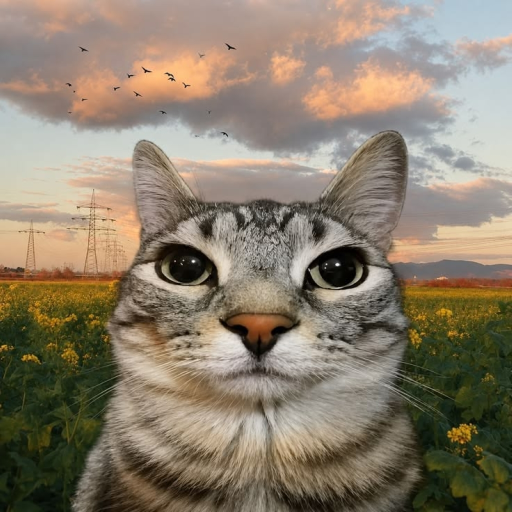
#> input picture imageprocessing/output/3_comparison/original.png, 1024 x 1024 px (shown at 1/2 size)
$ python main.py --input output/3_comparison/original.png
#> lines starting #> are read from the running program, lines starting #| are printed output that depends on the picture
### imageprocessing/ycbcr_processor.py
"""
YCbCr Image Processing Engine
=============================

Fixed 1024x1024 RGB -> YCbCr -> 4:2:0 pipeline.

Data format:
    Y  : 1024x1024, uint8, row-major
         split into four consecutive 25% streams.
         Each stream contains 262,144 samples, 8 bits/sample.

    Cb : 1024x1024 -> 512x512 using 2x2 averaging, uint8.
    Cr : 1024x1024 -> 512x512 using 2x2 averaging, uint8.

The JSON encoder stores bitstrings:
    Y_part1_bits
    Y_part2_bits
    Y_part3_bits
    Y_part4_bits
    Cb_bits
    Cr_bits

The decoder reconstructs Y by concatenating the four Y parts, reshapes
it to 1024x1024, upsamples Cb/Cr to 1024x1024, converts YCbCr -> RGB,
and calculates MSE and PSNR against the original image.
"""

from __future__ import annotations

import json
import math
import os
from typing import Any, Dict, Tuple

import numpy as np
from PIL import Image


class YCbCrProcessor:
    WIDTH = 1024
    HEIGHT = 1024
    Y_SAMPLES = WIDTH * HEIGHT
    Y_PART_SAMPLES = Y_SAMPLES // 4
    CHROMA_WIDTH = WIDTH // 2
    CHROMA_HEIGHT = HEIGHT // 2
    CHROMA_SAMPLES = CHROMA_WIDTH * CHROMA_HEIGHT

    @staticmethod
    def load_1024_image(image_path: str) -> Tuple[np.ndarray, Tuple[int, int]]:
        """Load an image and require exactly 1024x1024 pixels."""
        if not os.path.exists(image_path):
            raise FileNotFoundError(f"Image not found: {image_path}")

        img = Image.open(image_path).convert("RGB")

        if img.size != (YCbCrProcessor.WIDTH, YCbCrProcessor.HEIGHT):
            raise ValueError(
                f"Input image must be exactly 1024x1024. "
                f"Received {img.size[0]}x{img.size[1]}."
            )

        return np.array(img, dtype=np.uint8), img.size

    @staticmethod
    def rgb_to_ycbcr_full(
        rgb_array: np.ndarray,
    ) -> Tuple[np.ndarray, np.ndarray, np.ndarray]:
        """Convert RGB to full-resolution BT.601 Y, Cb, Cr."""
        if rgb_array.shape != (1024, 1024, 3):
            raise ValueError(
                f"RGB array must have shape (1024,1024,3), got {rgb_array.shape}"
            )

        r = rgb_array[:, :, 0].astype(np.float64)
        g = rgb_array[:, :, 1].astype(np.float64)
        b = rgb_array[:, :, 2].astype(np.float64)

        y_float = 0.299 * r + 0.587 * g + 0.114 * b
        cb_float = -0.168736 * r - 0.331264 * g + 0.5 * b + 128.0
        cr_float = 0.5 * r - 0.418688 * g - 0.081312 * b + 128.0

        y = np.clip(np.round(y_float), 0, 255).astype(np.uint8)
        cb = np.clip(np.round(cb_float), 0, 255).astype(np.uint8)
        cr = np.clip(np.round(cr_float), 0, 255).astype(np.uint8)

        return y, cb, cr

    @staticmethod
    def downsample_2x2_average(channel: np.ndarray) -> np.ndarray:
        """2x2 average downsampling, preserving uint8 values."""
        h, w = channel.shape

        if h % 2 != 0 or w % 2 != 0:
            raise ValueError("Channel dimensions must be even.")

        reshaped = channel.astype(np.float64).reshape(h // 2, 2, w // 2, 2)
        averaged = reshaped.mean(axis=(1, 3))

        return np.clip(np.round(averaged), 0, 255).astype(np.uint8)

    @staticmethod
    def upsample_2x2(
        channel_down: np.ndarray,
        target_shape: Tuple[int, int],
    ) -> np.ndarray:
        """Nearest-neighbor 2x2 replication."""
        target_h, target_w = target_shape

        upsampled = np.repeat(
            np.repeat(channel_down, 2, axis=0),
            2,
            axis=1,
        )

        return upsampled[:target_h, :target_w]

    @staticmethod
    def ycbcr_to_rgb(
        y_channel: np.ndarray,
        cb_channel: np.ndarray,
        cr_channel: np.ndarray,
    ) -> np.ndarray:
        """Inverse BT.601 conversion."""
        y = y_channel.astype(np.float64)
        cb = cb_channel.astype(np.float64)
        cr = cr_channel.astype(np.float64)

        cb_diff = cb - 128.0
        cr_diff = cr - 128.0

        r = y + 1.402 * cr_diff
        g = y - 0.344136 * cb_diff - 0.714136 * cr_diff
        b = y + 1.772 * cb_diff

        rgb = np.stack([r, g, b], axis=-1)

        return np.clip(np.round(rgb), 0, 255).astype(np.uint8)

    @staticmethod
    def calculate_metrics(
        original_rgb: np.ndarray,
        reconstructed_rgb: np.ndarray,
    ) -> Tuple[float, float]:
        """Calculate MSE and PSNR."""
        original = original_rgb.astype(np.float64)
        reconstructed = reconstructed_rgb.astype(np.float64)

        mse = float(np.mean((original - reconstructed) ** 2))

        if mse == 0:
            psnr = 99.99
        else:
            psnr = 10.0 * math.log10((255.0 ** 2) / mse)

        return mse, psnr

    @classmethod
    def process_image(cls, image_path: str) -> Dict[str, Any]:
        """Run RGB -> YCbCr -> 4:2:0 -> reconstruction quality pipeline."""
        rgb_original, original_size = cls.load_1024_image(image_path)

        y_full, cb_full, cr_full = cls.rgb_to_ycbcr_full(rgb_original)

        cb_downsampled = cls.downsample_2x2_average(cb_full)
        cr_downsampled = cls.downsample_2x2_average(cr_full)

        cb_reconstructed = cls.upsample_2x2(
            cb_downsampled,
            (cls.HEIGHT, cls.WIDTH),
        )
        cr_reconstructed = cls.upsample_2x2(
            cr_downsampled,
            (cls.HEIGHT, cls.WIDTH),
        )

        rgb_reconstructed = cls.ycbcr_to_rgb(
            y_full,
            cb_reconstructed,
            cr_reconstructed,
        )

        mse, psnr = cls.calculate_metrics(
            rgb_original,
            rgb_reconstructed,
        )

        return {
            "rgb_original": rgb_original,
            "original_size": original_size,
            "processed_shape": (cls.HEIGHT, cls.WIDTH),
            "y_full": y_full,
            "cb_full": cb_full,
            "cr_full": cr_full,
            "cb_downsampled": cb_downsampled,
            "cr_downsampled": cr_downsampled,
            "rgb_reconstructed": rgb_reconstructed,
            "mse": mse,
            "psnr_db": psnr,
        }

    # ------------------------------------------------------------------
    # Y ARRAY SPLITTING
    # ------------------------------------------------------------------

    @classmethod
    def split_y_into_four_parts(cls, y_full: np.ndarray):
        """
        Flatten Y row-major and split into four equal 25% sections.

        IMPORTANT:
            We do NOT split the 8 bits inside each Y value.
            Every sample remains an 8-bit value.
        """
        if y_full.shape != (cls.HEIGHT, cls.WIDTH):
            raise ValueError(f"Y must be 1024x1024, got {y_full.shape}")

        flat = y_full.flatten(order="C")

        return tuple(
            flat[i * cls.Y_PART_SAMPLES:(i + 1) * cls.Y_PART_SAMPLES].copy()
            for i in range(4)
        )

    @staticmethod
    def values_to_bitstream(values: np.ndarray) -> str:
        """Convert uint8 values to one continuous 8-bit binary stream."""
        return "".join(format(int(v), "08b") for v in values)

    # [21 lines left out: function bitstream_to_values, not called in this run]

    @classmethod
    def create_bitstream_data(cls, results: Dict[str, Any]) -> Dict[str, Any]:
        """
        Create the exact four-part Y + Cb + Cr bitstream representation.
        """
        y_parts = cls.split_y_into_four_parts(results["y_full"])

        cb_flat = results["cb_downsampled"].flatten(order="C")
        cr_flat = results["cr_downsampled"].flatten(order="C")

        data = {
            "Y_part1_bits": cls.values_to_bitstream(y_parts[0]),
            "Y_part2_bits": cls.values_to_bitstream(y_parts[1]),
            "Y_part3_bits": cls.values_to_bitstream(y_parts[2]),
            "Y_part4_bits": cls.values_to_bitstream(y_parts[3]),
            "Cb_bits": cls.values_to_bitstream(cb_flat),
            "Cr_bits": cls.values_to_bitstream(cr_flat),
        }

        return data

    @classmethod
    def export_json(
        cls,
        results: Dict[str, Any],
        output_path: str,
    ) -> str:
        """Write all encoded streams and metadata into one JSON file."""
        stream_data = cls.create_bitstream_data(results)

        metadata = {
            "format": "YCbCr_4:2:0_Y4x25percent_CbCr8bit",
            "input": {
                "width": cls.WIDTH,
                "height": cls.HEIGHT,
                "channels": "RGB",
            },
            "conversion": {
                "color_space": "YCbCr",
                "standard": "ITU-R BT.601",
            },
            "Y": {
                "width": cls.WIDTH,
                "height": cls.HEIGHT,
                "samples": cls.Y_SAMPLES,
                "bits_per_sample": 8,
                "total_bits": cls.Y_SAMPLES * 8,
                "split": "four consecutive 25% parts",
                "samples_per_part": cls.Y_PART_SAMPLES,
                "bits_per_part": cls.Y_PART_SAMPLES * 8,
            },
            "Cb": {
                "source_width": cls.WIDTH,
                "source_height": cls.HEIGHT,
                "downsample_method": "2x2 average",
                "width": cls.CHROMA_WIDTH,
                "height": cls.CHROMA_HEIGHT,
                "samples": cls.CHROMA_SAMPLES,
                "bits_per_sample": 8,
                "total_bits": cls.CHROMA_SAMPLES * 8,
            },
            "Cr": {
                "source_width": cls.WIDTH,
                "source_height": cls.HEIGHT,
                "downsample_method": "2x2 average",
                "width": cls.CHROMA_WIDTH,
                "height": cls.CHROMA_HEIGHT,
                "samples": cls.CHROMA_SAMPLES,
                "bits_per_sample": 8,
                "total_bits": cls.CHROMA_SAMPLES * 8,
            },
            "stream_lengths": {
                "Y_part1_bits": len(stream_data["Y_part1_bits"]),
                "Y_part2_bits": len(stream_data["Y_part2_bits"]),
                "Y_part3_bits": len(stream_data["Y_part3_bits"]),
                "Y_part4_bits": len(stream_data["Y_part4_bits"]),
                "Cb_bits": len(stream_data["Cb_bits"]),
                "Cr_bits": len(stream_data["Cr_bits"]),
            },
            "quality_of_4_2_0_reference": {
                "mse": round(results["mse"], 6),
                "psnr_db": round(results["psnr_db"], 4),
            },
            "streams": stream_data,
        }

        with open(output_path, "w", encoding="utf-8") as f:
            json.dump(metadata, f, indent=2)

        return output_path

    # ------------------------------------------------------------------
    # RECONSTRUCTION FROM JSON
    # ------------------------------------------------------------------

    # [89 lines left out: functions reconstruct_from_json, compare_images, not called in this run]

    # ------------------------------------------------------------------
    # ORGANIZED OUTPUTS / VISUALS
    # ------------------------------------------------------------------

    @staticmethod
    def export_visuals(
        results: Dict[str, Any],
        output_root: str,
    ) -> Dict[str, str]:
        """
        Export outputs into an organized folder structure:

            output_root/
                1_converted/
                    Cb_downsampled.png
                    Cr_downsampled.png
                    Y_part1.png ... Y_part4.png
                2_upscaled_put_together/
                    Y_full.png
                    reconstructed_rgb.png

        The bitstream JSON is intentionally kept directly under output_root
        by main.py, alongside these three folders.

        Y_part1..Y_part4 are shown as 256x1024 images. This preserves the
        row-major spatial meaning of the four consecutive Y sample chunks:
        part 1 = rows 0..255, part 2 = rows 256..511, etc.
        """
        converted_dir = os.path.join(output_root, "1_converted")
        upscaled_dir = os.path.join(output_root, "2_upscaled_put_together")
        os.makedirs(converted_dir, exist_ok=True)
        os.makedirs(upscaled_dir, exist_ok=True)

        paths: Dict[str, str] = {}

        # Converted/downsampled outputs.
        cb_path = os.path.join(converted_dir, "Cb_downsampled.png")
        cr_path = os.path.join(converted_dir, "Cr_downsampled.png")
        Image.fromarray(results["cb_downsampled"]).save(cb_path)
        Image.fromarray(results["cr_downsampled"]).save(cr_path)
        paths["Cb_downsampled"] = cb_path
        paths["Cr_downsampled"] = cr_path

        # Y is split into four consecutive sample chunks. Since the source
        # is 1024 pixels wide, each quarter contains 256 complete rows.
        y_parts = YCbCrProcessor.split_y_into_four_parts(results["y_full"])
        for i, part in enumerate(y_parts, start=1):
            image = part.reshape((256, 1024), order="C")
            path = os.path.join(converted_dir, f"Y_part{i}.png")
            Image.fromarray(image).save(path)
            paths[f"Y_part{i}"] = path

        # Full Y and reconstructed RGB.
        y_full_path = os.path.join(upscaled_dir, "Y_full.png")
        reconstructed_path = os.path.join(upscaled_dir, "reconstructed_rgb.png")
        Image.fromarray(results["y_full"]).save(y_full_path)
        Image.fromarray(results["rgb_reconstructed"]).save(reconstructed_path)
        paths["Y_full"] = y_full_path
        paths["reconstructed_rgb"] = reconstructed_path

        return paths

    @staticmethod
    def export_comparison(
        original_rgb: np.ndarray,
        reconstructed_rgb: np.ndarray,
        output_root: str,
    ) -> Dict[str, str]:
        """
        Create visual comparison files in output/3_comparison/.

        Files:
            original.png
            reconstructed.png
            absolute_difference.png
            comparison_side_by_side.png
            quality_metrics.txt
        """
        comparison_dir = os.path.join(output_root, "3_comparison")
        os.makedirs(comparison_dir, exist_ok=True)

        original = np.asarray(original_rgb, dtype=np.uint8)
        reconstructed = np.asarray(reconstructed_rgb, dtype=np.uint8)

        mse, psnr = YCbCrProcessor.calculate_metrics(original, reconstructed)

        original_path = os.path.join(comparison_dir, "original.png")
        reconstructed_path = os.path.join(comparison_dir, "reconstructed.png")
        difference_path = os.path.join(comparison_dir, "absolute_difference.png")
        side_by_side_path = os.path.join(comparison_dir, "comparison_side_by_side.png")
        metrics_path = os.path.join(comparison_dir, "quality_metrics.txt")

        Image.fromarray(original).save(original_path)
        Image.fromarray(reconstructed).save(reconstructed_path)

        # Absolute per-channel difference, scaled so small differences are visible.
        diff = np.abs(original.astype(np.int16) - reconstructed.astype(np.int16))
        diff_gray = np.max(diff, axis=2).astype(np.uint8)
        diff_max = int(diff_gray.max())
        if diff_max > 0:
            diff_display = np.clip(
                diff_gray.astype(np.float32) * (255.0 / diff_max), 0, 255
            ).astype(np.uint8)
        else:
            diff_display = diff_gray
        Image.fromarray(diff_display).save(difference_path)

        # Side-by-side comparison: original | reconstructed.
        h, w = original.shape[:2]
        canvas = Image.new("RGB", (w * 2, h), "white")
        canvas.paste(Image.fromarray(original), (0, 0))
        canvas.paste(Image.fromarray(reconstructed), (w, 0))
        canvas.save(side_by_side_path)

        metrics_text = (
            "YCbCr 4:2:0 Reconstruction Quality\n"
            "=================================\n\n"
            f"Original resolution      : {w} x {h}\n"
            f"Reconstructed resolution : {reconstructed.shape[1]} x {reconstructed.shape[0]}\n"
            f"MSE                     : {mse:.6f}\n"
            f"PSNR                    : {psnr:.4f} dB\n\n"
            "MSE: mean squared pixel error between original and reconstructed RGB.\n"
            "PSNR: peak signal-to-noise ratio calculated from MSE.\n"
        )
        with open(metrics_path, "w", encoding="utf-8") as f:
            f.write(metrics_text)

        return {
            "original": original_path,
            "reconstructed": reconstructed_path,
            "absolute_difference": difference_path,
            "comparison_side_by_side": side_by_side_path,
            "quality_metrics": metrics_path,
        }

### imageprocessing/main.py
"""
Main encoder.

Output structure:
    output/
        1_converted/
            Cb_downsampled.png
            Cr_downsampled.png
            Y_part1.png ... Y_part4.png
        2_upscaled_put_together/
            Y_full.png
            reconstructed_rgb.png
        3_comparison/
            original.png
            reconstructed.png
            absolute_difference.png
            comparison_side_by_side.png
            quality_metrics.txt
        ycbcr_bitstreams.json
"""

import argparse
import os
import time

from generate_sample_image import generate_test_image
from ycbcr_processor import YCbCrProcessor


def main():
    parser = argparse.ArgumentParser(
        description="1024x1024 RGB -> YCbCr -> 4-stream Y + Cb + Cr JSON encoder."
    )

    parser.add_argument(
        "-i",
        "--input",
        default=None,
        help="Input image. MUST be exactly 1024x1024.",
    )

    parser.add_argument(
        "-o",
        "--output_dir",
        default="output",
        help="Root output directory.",
    )

    parser.add_argument(
        "--generate_sample",
        action="store_true",
        help="Generate the sample image before processing.",
    )

    args = parser.parse_args()

    print("=" * 72)
    print("       1024x1024 RGB -> YCbCr STREAM ENCODER")
    print("=" * 72)

    os.makedirs(args.output_dir, exist_ok=True)

    if args.generate_sample or args.input is None:
        input_path = "sample_1024x1024.png"
        if args.generate_sample or not os.path.exists(input_path):
            print("[*] Generating 1024x1024 sample image...")
            generate_test_image(input_path)
    else:
        input_path = args.input

    print(f"[*] Input: {input_path}")
    t0 = time.time()

    print("[*] Converting RGB -> YCbCr...")
    print("[*] Downsampling Cb and Cr using 2x2 averaging...")
    results = YCbCrProcessor.process_image(input_path)
#> in load_1024_image, img is the input picture: PIL image 1024x1024 RGB; mean R, G, B 139, 126.5, 108.1
#> in process_image, `rgb_original, original_size = cls.load_1024_image(image_path)`: original_size = (1024, 1024)
#> in rgb_to_ycbcr_full, `b = rgb_array[:, :, 2].astype(np.float64)`:
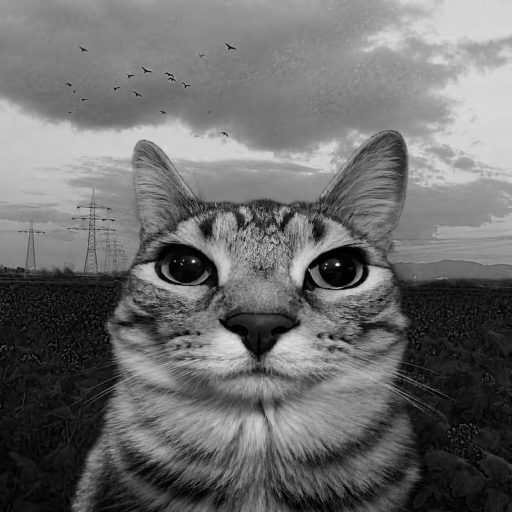
#> b: shape (1024, 1024) float64 (shown at 1/2 size); min 0, max 252, mean 108.1
#> in rgb_to_ycbcr_full, `cb_float = -0.168736 * r - 0.331264 * g + 0.5 * b + 128.0`:
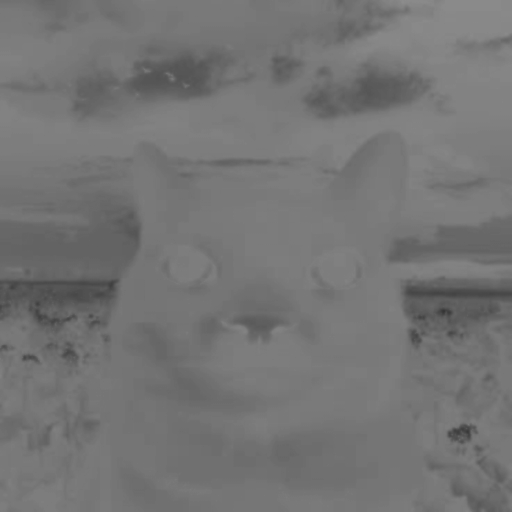
#> cb_float: shape (1024, 1024) float64 (shown at 1/2 size); min 51.71, max 140.9, mean 116.7
#> in downsample_2x2_average (call 2), `averaged = reshaped.mean(axis=(1, 3))`:
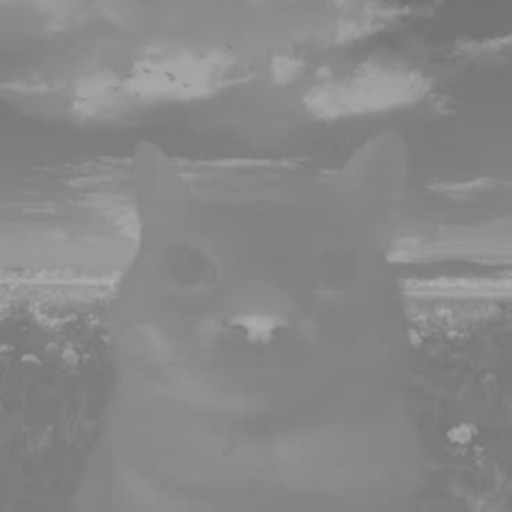
#> averaged: shape (512, 512) float64; min 113, max 174, mean 135.7
#> in ycbcr_to_rgb, `cb_diff = cb - 128.0`:
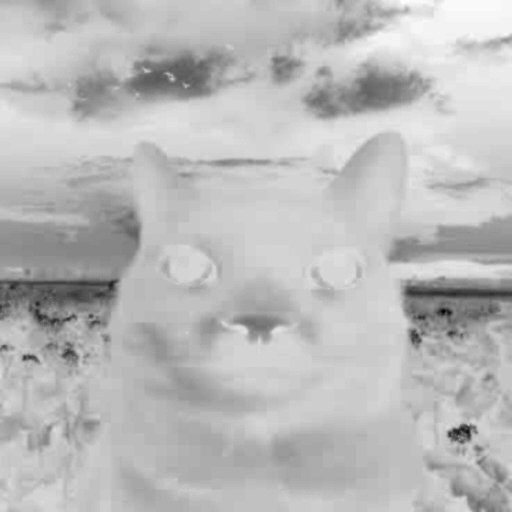
#> cb_diff: shape (1024, 1024) float64 (shown at 1/2 size); min -75, max 12, mean -11.3; drawn with min black and max white
#> in ycbcr_to_rgb, `cr_diff = cr - 128.0`:
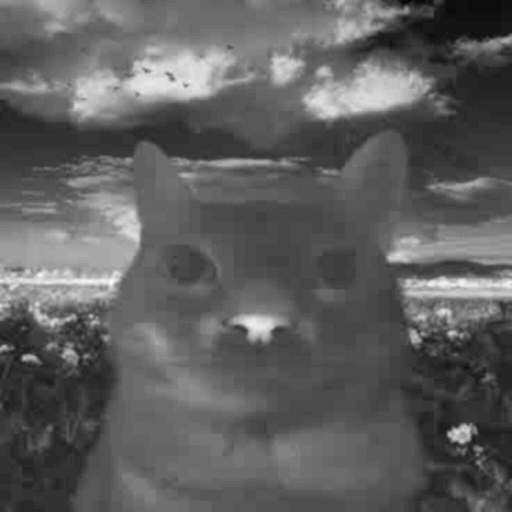
#> cr_diff: shape (1024, 1024) float64 (shown at 1/2 size); min -15, max 46, mean 7.7; drawn with min black and max white
#> in calculate_metrics, `mse = float(np.mean((original - reconstructed) ** 2))`: mse = 0.344
#> in calculate_metrics, `psnr = 10.0 * math.log10((255.0 ** 2) / mse)`: psnr = 52.76
#> in process_image, `mse, psnr = cls.calculate_metrics( rgb_original, rgb_reconstructed, )`: mse = 0.344; psnr = 52.76
#> results = 11 items

    # Keep the bitstream JSON directly inside output/, alongside the three
    # visual folders.
    json_path = os.path.join(args.output_dir, "ycbcr_bitstreams.json")

    print("[*] Creating Y/Cb/Cr bitstreams...")
    print("[*] Splitting Y into four consecutive 25% streams...")
    YCbCrProcessor.export_json(results, json_path)
#> in export_json, `stream_data = cls.create_bitstream_data(results)`: stream_data = 6 items

    print("[*] Exporting organized visual files...")
    visual_paths = YCbCrProcessor.export_visuals(results, args.output_dir)
#> the loop in export_visuals, `for i, part in enumerate(y_parts, start=1):` made 4 passes
#> pass 1, in export_visuals, `image = part.reshape((256, 1024), order="C")`:
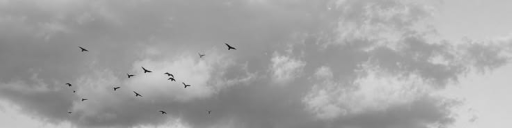
#> image: shape (256, 1024) (shown at 1/2 size); min 0, max 223, mean 162.8
#> pass 3, in export_visuals, `image = part.reshape((256, 1024), order="C")`:
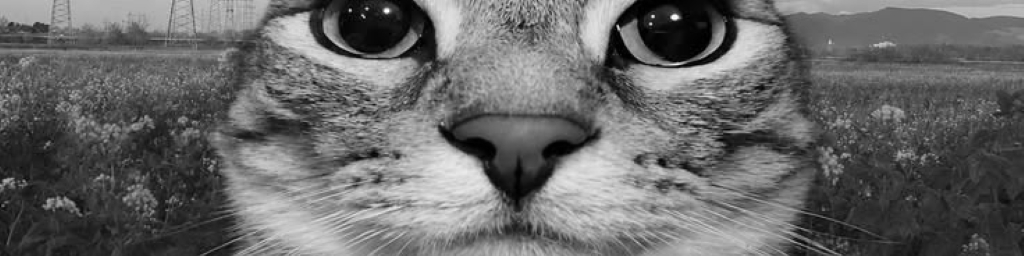
#> image: shape (256, 1024); min 0, max 255, mean 103.9
#> (the rest of the program and of its run is left out)
